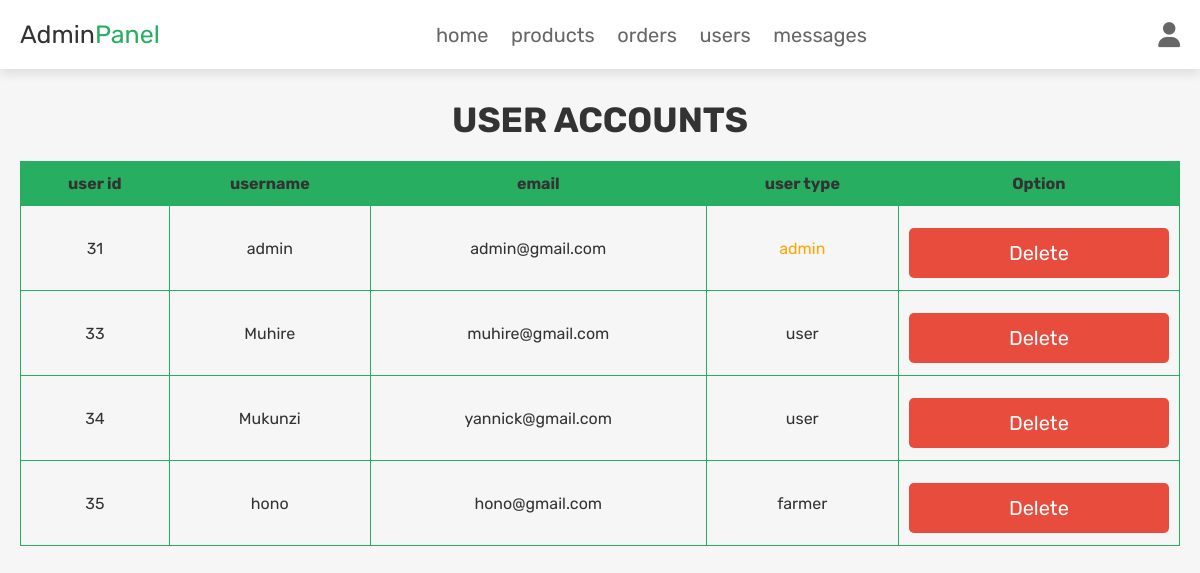
Before: /admin_users.php (signed in) with the older database file.
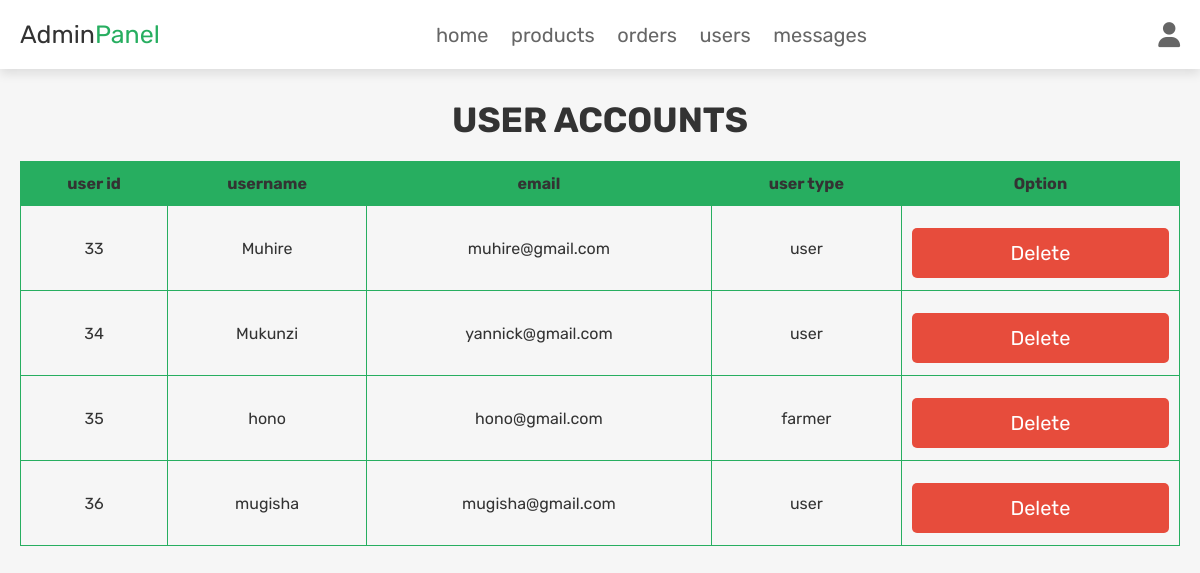
After: the same page with the newer database file.
### tables this page shows
CREATE TABLE `users` (
  `id` int(100) NOT NULL,
  `name` varchar(100) NOT NULL,
  `email` varchar(100) NOT NULL,
  `number` varchar(40) NOT NULL,
  `state` varchar(40) NOT NULL,
  `district` varchar(35) DEFAULT NULL,
  `sector` varchar(35) DEFAULT NULL,
  `password` varchar(100) NOT NULL,
  `user_type` varchar(20) NOT NULL DEFAULT 'user',
  `image` varchar(100) NOT NULL
);

### admin_users.php (the view, shortened to what this page needs)
<?php
@include 'config.php';
$admin_id = $_SESSION['admin_id'];
?>
<!DOCTYPE html>
<html lang="en">
<head>
   <link rel="stylesheet" href="https://cdnjs.cloudflare.com/ajax/libs/font-awesome/6.1.1/css/all.min.css">
   <link rel="stylesheet" href="css/admin_style.css">
</head>
<body>
<?php include 'admin_header.php'; ?>
<section class="user-accounts">
   <h1 class="title">user accounts</h1>
   <table class="table">
     <thead>
     	<tr>
     	 <th>user id</th>
     	 <th>username</th>
     	 <th>email</th>
     	 <th>user type</th>
     	 <th>Option</th>
            </tr>
         </thead>
      <?php
         $select_users = $conn->prepare("SELECT * FROM `users`");
         $select_users->execute();
         while($fetch_users = $select_users->fetch(PDO::FETCH_ASSOC)){
      ?>
         <tbody style="<?php if($fetch_users['id'] == $admin_id){ echo 'display:none'; }; ?>">
     	      <tr>
               <td data-label="user id"><?= $fetch_users['id']; ?></td>
               <td data-label="username"><?= $fetch_users['name']; ?></td>
               <td data-label="email"><?= $fetch_users['email']; ?></td>
               <td data-label="user type"><span style=" color:<?php if($fetch_users['user_type'] == 'admin'){ echo 'orange'; }; ?>"><?= $fetch_users['user_type']; ?></span></td>
               <td data-label="option"><a href="admin_users.php?delete=<?= $fetch_users['id']; ?>" onclick="return confirm('delete this user?');" class="delete-btn">delete</a></td>
            </tr>
         </tbody>
      <?php
      }
      ?>
 </table>
</section>
</body>
</html>

Changed rows visible on the page:
removed users: id "31", name "admin", email "admin@gmail.com", user_type "admin"
added users: id "36", name "mugisha", email "mugisha@gmail.com", user_type "user"
